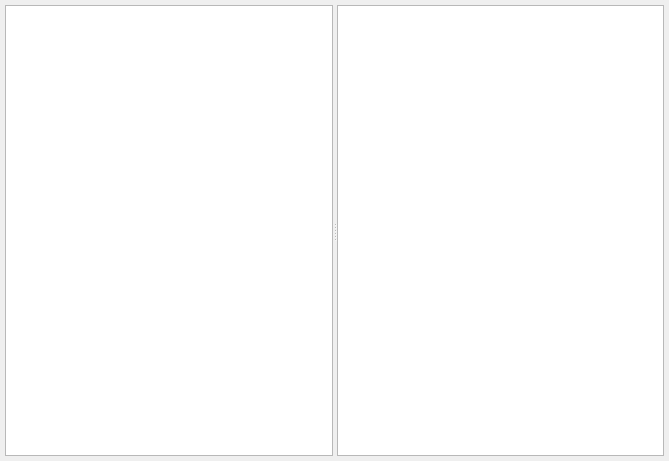
<?xml version="1.0" encoding="UTF-8"?>
<ui version="4.0">
 <class>correction_tables_dialog</class>
 <widget class="QDialog" name="correction_tables_dialog">
  <property name="geometry">
   <rect>
    <x>0</x>
    <y>0</y>
    <width>669</width>
    <height>461</height>
   </rect>
  </property>
  <property name="font">
   <font>
    <pointsize>10</pointsize>
   </font>
  </property>
  <property name="windowTitle">
   <string>Таблицы коррекции</string>
  </property>
  <property name="windowIcon">
   <iconset resource="../resources/icons.qrc">
    <normaloff>:/icons/icons/graph_2.png</normaloff>:/icons/icons/graph_2.png</iconset>
  </property>
  <layout class="QGridLayout" name="gridLayout">
   <property name="leftMargin">
    <number>5</number>
   </property>
   <property name="topMargin">
    <number>5</number>
   </property>
   <property name="rightMargin">
    <number>5</number>
   </property>
   <property name="bottomMargin">
    <number>5</number>
   </property>
   <property name="spacing">
    <number>5</number>
   </property>
   <item row="0" column="0">
    <widget class="QSplitter" name="correction_tables_splitter">
     <property name="orientation">
      <enum>Qt::Horizontal</enum>
     </property>
     <widget class="QListWidget" name="table_names_list">
      <property name="editTriggers">
       <set>QAbstractItemView::NoEditTriggers</set>
      </property>
      <property name="alternatingRowColors">
       <bool>true</bool>
      </property>
     </widget>
     <widget class="QTableView" name="correction_table_view">
      <property name="editTriggers">
       <set>QAbstractItemView::NoEditTriggers</set>
      </property>
      <property name="alternatingRowColors">
       <bool>false</bool>
      </property>
      <attribute name="verticalHeaderVisible">
       <bool>false</bool>
      </attribute>
     </widget>
    </widget>
   </item>
  </layout>
 </widget>
 <resources>
  <include location="../resources/icons.qrc"/>
 </resources>
 <connections/>
</ui>
